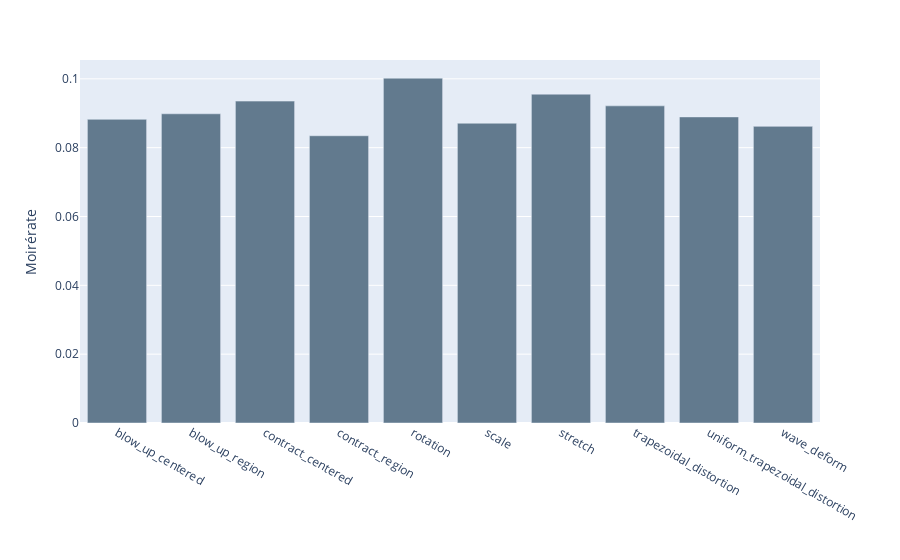

This figure's notebook cell:
### Code cell
fig = px.bar(
    feature_probability.moire_rate,
    labels={
        "value" : 'Moirérate',
        'feature' : ''
    },
    color_discrete_sequence=COLOR_SEQUENCE
)
fig.update_layout(showlegend=False)
fig.write_image( attachment_dir / 'grouped_by_features_probability.jpg' )
fig.write_image( attachment_dir / 'grouped_by_features_probability.pdf' )

fig

### Figure 1 — Plotly figure (JSON) as saved in the notebook; plotly's stock layout.template omitted (floating-point values rounded to 4 significant figures)
{"data": [{"alignmentgroup": "True", "hovertemplate": "variable=moire_rate<br>=%{x}<br>Moirérate=%{y}<extra></extra>", "legendgroup": "moire_rate", "marker": {"color": "#627a8e", "pattern": {"shape": ""}}, "name": "moire_rate", "offsetgroup": "moire_rate", "orientation": "v", "showlegend": true, "textposition": "auto", "type": "bar", "x": ["blow_up_centered", "blow_up_region", "contract_centered", "contract_region", "rotation", "scale", "stretch", "trapezoidal_distortion", "uniform_trapezoidal_distortion", "wave_deform"], "xaxis": "x", "y": [0.08824, 0.08984, 0.09353, 0.08346, 0.1002, 0.0871, 0.09555, 0.09215, 0.08894, 0.08619], "yaxis": "y"}], "layout": {"autosize": true, "barmode": "relative", "legend": {"title": {"text": "variable"}, "tracegroupgap": 0}, "margin": {"t": 60}, "showlegend": false, "xaxis": {"anchor": "y", "autorange": true, "domain": [0, 1], "range": [-0.5, 9.5], "title": {"text": ""}, "type": "category"}, "yaxis": {"anchor": "x", "autorange": true, "domain": [0, 1], "range": [0, 0.1055], "title": {"text": "Moirérate"}, "type": "linear"}}}
